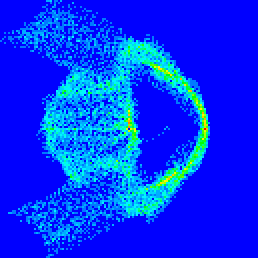
#> input picture train/STATE/LTE3_P5_0H_0705.mat.npy_129.png, 129 x 129 px (shown 2 times larger); its folder holds 4 pictures in this run
$ python DBSCAN.py
#> lines starting #> are read from the running program, lines starting #| are printed output that depends on the picture
import os
import numpy as np
from sklearn.cluster import DBSCAN
from sklearn.manifold import TSNE
import matplotlib.pyplot as plt
from PIL import Image

# 设置文件夹路径
folder_path = "D:/研究生/王敏/muticlass_openset_recognition/train/STATE"
# 设置射频指纹DCTF图像路径列表
image_paths = []
for root, dirs, files in os.walk(folder_path):
    for file in files:
        if file.endswith(".png"):  # 这里假设图像格式为png
            image_paths.append(os.path.join(root, file))

# 读取图像并转换为numpy数组
X = []
for image_path in image_paths:
    img = Image.open(image_path).convert("L")  # 转为灰度图像
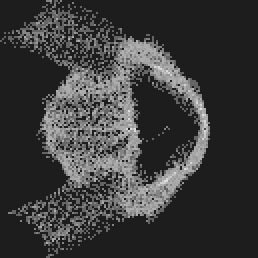
#> img: PIL image 129x129 L (shown 2 times larger); min 29, max 224, mean 59.3
    img_array = np.asarray(img).flatten()  # 展平为一维向量
#> img_array = 16641 values, max 224 at index 4336, min 29 at index 0, mean 59.33
    X.append(img_array)
#> pass 2 of the loop `for image_path in image_paths:`:
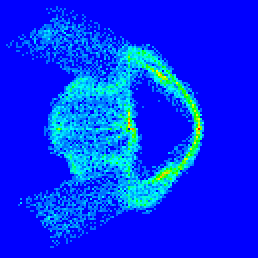
#> input picture train/STATE/LTE3_P5_0H_0705.mat.npy_109.png, 129 x 129 px (shown 2 times larger)
#> `img = Image.open(image_path).convert("L")`:
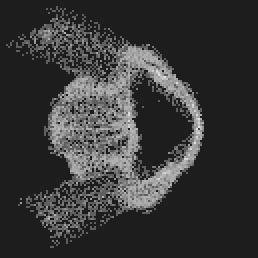
#> img: PIL image 129x129 L (shown 2 times larger); min 29, max 225, mean 55.4
#> img_array = 16641 values, max 225 at index 4593, min 29 at index 0, mean 55.39
#> pass 3 of the loop `for image_path in image_paths:`:
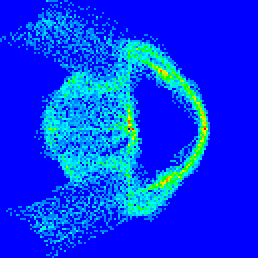
#> input picture train/STATE/LTE3_P1_0H_0705.mat.npy_27.png, 129 x 129 px (shown 2 times larger)
#> `img = Image.open(image_path).convert("L")`:
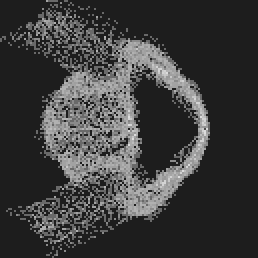
#> img: PIL image 129x129 L (shown 2 times larger); min 29, max 221, mean 60.4
#> img_array = 16641 values, max 221 at index 7546, min 29 at index 0, mean 60.41
#> the loop made 4 passes; the first 3 are shown
X = np.array(X)

# 使用DBSCAN聚类
dbscan = DBSCAN(eps=10, min_samples=500)
labels = dbscan.fit_predict(X)
print(labels)
# 使用t-SNE将高维特征向量降到2维
tsne = TSNE(n_components=2, random_state=0)
#> (the run stopped early here; a loop or call above may not have finished)
